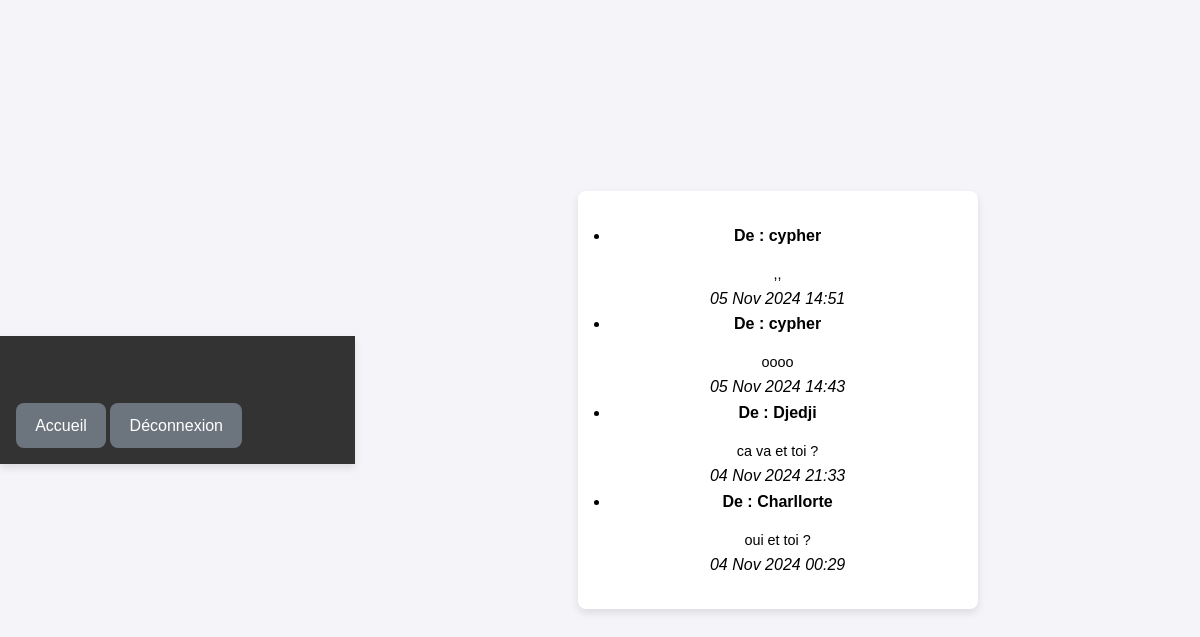
Page /messages/ (signed in) on the committed database.
### users/models.py (models this page shows, shortened)
class PrivateMessage(models.Model):
    sender = models.ForeignKey(User, related_name='sent_messages', on_delete=models.CASCADE)
    receiver = models.ForeignKey(User, related_name='received_messages', on_delete=models.CASCADE)
    content = models.TextField()
    timestamp = models.DateTimeField(auto_now_add=True)

### users/views.py (the view)
# urls.py: path('messages/', views.view_private_messages, name='view_private_messages'),
@login_required
def view_private_messages(request):
    messages = PrivateMessage.objects.filter(receiver=request.user).order_by('-timestamp')
    return render(request, 'messages/private_messages.html', {'messages': messages})

### users/templates/messages/private_messages.html (shortened to what this page needs)
<!DOCTYPE html>
<html lang="fr">
<head>
    {% load static %}
    <link rel="stylesheet" href="{% static 'css/style.css' %}">
</head>
<body>
    <header>
        <h1>Vos Messages Privés</h1>
        <nav>
            <a href="{% url 'home' %}" class="button nav-button">Accueil</a>
            <a href="{% url 'logout' %}" class="button nav-button">Déconnexion</a>
        </nav>
    </header>
    <div class="container">
        {% if messages %}
            <ul>
                {% for message in messages %}
                    <li class="message-item">
                        <strong>De : {{ message.sender.username }}</strong>
                        <p>{{ message.content }}</p>
                        <em>{{ message.timestamp|date:"d M Y H:i" }}</em>
                    </li>
                {% endfor %}
            </ul>
        {% else %}
            <p>Vous n'avez pas de messages privés pour le moment.</p>
        {% endif %}
    </div>
</body>
</html>

### users/static/css/style.css (style rules this page uses)
:root { --primary-color: #007bff; --secondary-color: #6c757d; --success-color: #28a745; --danger-color: #dc3545; --dark-color: #333; --light-color: #f4f4f9; --white: #fff; --shadow: 0 4px 8px rgba(0, 0, 0, 0.1); --border-radius: 8px; --spacing: 1rem; }
* { margin: 0; padding: 0; box-sizing: border-box; }
body { font-family: 'Segoe UI', Arial, sans-serif; background-color: var(--light-color); line-height: 1.6; }
header { background-color: var(--dark-color); color: var(--white); padding: var(--spacing); position: sticky; top: 0; z-index: 1000; box-shadow: var(--shadow); }
.button { padding: 0.5em 1em; border-radius: var(--border-radius); text-decoration: none; color: var(--white); font-weight: 500; transition: transform 0.2s, opacity 0.2s; border: none; cursor: pointer; display: inline-flex; align-items: center; gap: 0.5em; }
.nav-button { background-color: var(--secondary-color); }
.container { max-width: 1200px; margin: 2rem auto; padding: 0 var(--spacing); }
body { font-family: Arial, sans-serif; background-color: #f4f4f9; margin: 0; padding: 0; display: flex; justify-content: center; align-items: center; height: 100vh; }
header h1 { text-align: center; color: #333; margin-top: 0; }
.container { width: 100%; max-width: 400px; background-color: #fff; padding: 2em; border-radius: 8px; box-shadow: 0 4px 8px rgba(0, 0, 0, 0.1); margin-top: 2em; text-align: center; }
.container p { margin-top: 1em; font-size: 0.9em; }
:root { --blue: #007bff; --green: #28a745; --red: #dc3545; --gray: #6c757d; }
.button { padding: 0.6em 1.2em; font-size: 1em; border-radius: 8px; color: #fff; text-decoration: none; border: none; cursor: pointer; display: inline-flex; align-items: center; gap: 0.5em; transition: background-color 0.3s, transform 0.2s; }

### rows in the picture
PrivateMessage: sender.username "cypher", content ",,", timestamp "05 Nov 2024 14:51"
PrivateMessage: sender.username "cypher", content "oooo", timestamp "05 Nov 2024 14:43"
PrivateMessage: sender.username "Djedji", content "ca va et toi ?", timestamp "04 Nov 2024 21:33"
PrivateMessage: sender.username "Charllorte", content "oui et toi ?", timestamp "04 Nov 2024 00:29"
